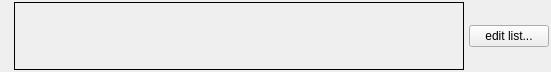
<?xml version="1.0" encoding="UTF-8"?>
<ui version="4.0">
 <class>VariableListBuilder</class>
 <widget class="QWidget" name="VariableListBuilder">
  <property name="geometry">
   <rect>
    <x>0</x>
    <y>0</y>
    <width>551</width>
    <height>72</height>
   </rect>
  </property>
  <property name="windowTitle">
   <string>Form</string>
  </property>
  <layout class="QHBoxLayout" name="horizontalLayout">
   <property name="spacing">
    <number>5</number>
   </property>
   <property name="leftMargin">
    <number>2</number>
   </property>
   <property name="topMargin">
    <number>2</number>
   </property>
   <property name="rightMargin">
    <number>2</number>
   </property>
   <property name="bottomMargin">
    <number>2</number>
   </property>
   <item>
    <widget class="QLabel" name="lblCaption">
     <property name="text">
      <string/>
     </property>
    </widget>
   </item>
   <item>
    <widget class="QLabel" name="lblList">
     <property name="sizePolicy">
      <sizepolicy hsizetype="MinimumExpanding" vsizetype="Preferred">
       <horstretch>0</horstretch>
       <verstretch>0</verstretch>
      </sizepolicy>
     </property>
     <property name="frameShape">
      <enum>QFrame::Box</enum>
     </property>
     <property name="text">
      <string/>
     </property>
    </widget>
   </item>
   <item>
    <widget class="QPushButton" name="btnBuildList">
     <property name="text">
      <string>edit list...</string>
     </property>
    </widget>
   </item>
  </layout>
 </widget>
 <resources/>
 <connections>
  <connection>
   <sender>btnBuildList</sender>
   <signal>clicked()</signal>
   <receiver>VariableListBuilder</receiver>
   <slot>onOpenBuildList()</slot>
   <hints>
    <hint type="sourcelabel">
     <x>442</x>
     <y>38</y>
    </hint>
    <hint type="destinationlabel">
     <x>511</x>
     <y>9</y>
    </hint>
   </hints>
  </connection>
 </connections>
 <slots>
  <slot>onOpenBuildList()</slot>
 </slots>
</ui>
